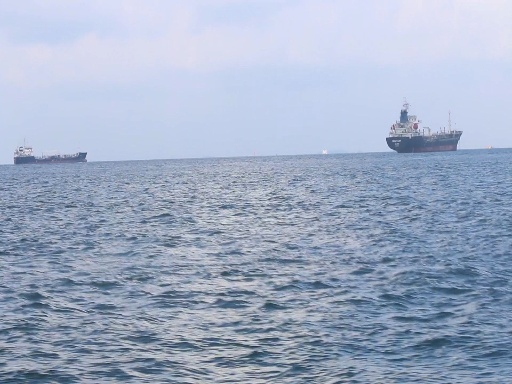
#> input picture WODIS/1.jpg, 512 x 384 px
$ python heatmap1.py
#> lines starting #> are read from the running program, lines starting #| are printed output that depends on the picture
#!/usr/bin/env python3
# -*- coding: utf-8 -*
# ***********************************************
# @Time  : 12/03/2021 05:58
# @File  : heatmap1.py
# @email : xiang.chen.17@ucl.ac.uk
# @author: Xiang Chen
# ***********************************************
import cv2
import numpy as np

img = cv2.imread('./1.jpg', 1)
#> img is the input picture: shape (384, 512, 3); mean B, G, R 197.2, 173.6, 160.3
att = cv2.imread('./output_mask_1.png', 1)
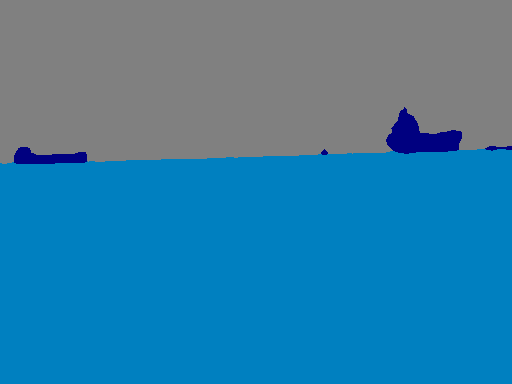
#> input picture WODIS/output_mask_1.png, 512 x 384 px
#> att is the input picture: shape (384, 512, 3); mean B, G, R 165.9, 126.2, 50.5
w = cv2.applyColorMap(att, cv2.COLORMAP_JET)
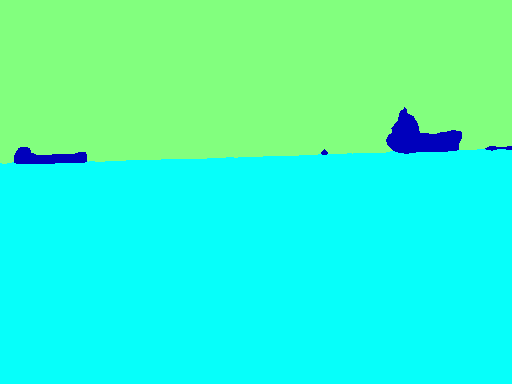
#> w: shape (384, 512, 3); mean B, G, R 200.2, 251.4, 54.8
x = img * 0.4 + w * 0.6
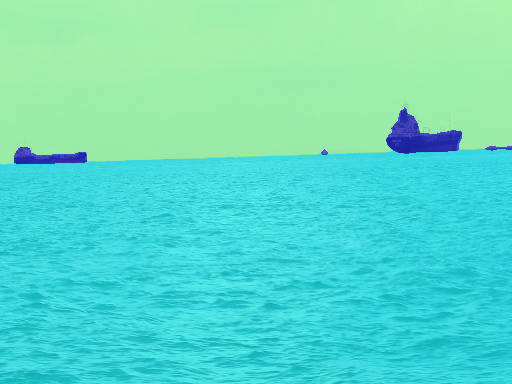
#> x: shape (384, 512, 3) float64; mean B, G, R 199, 220.3, 97
x = x.astype(np.uint8)
cv2.imwrite('./heatmap3.png', x)
